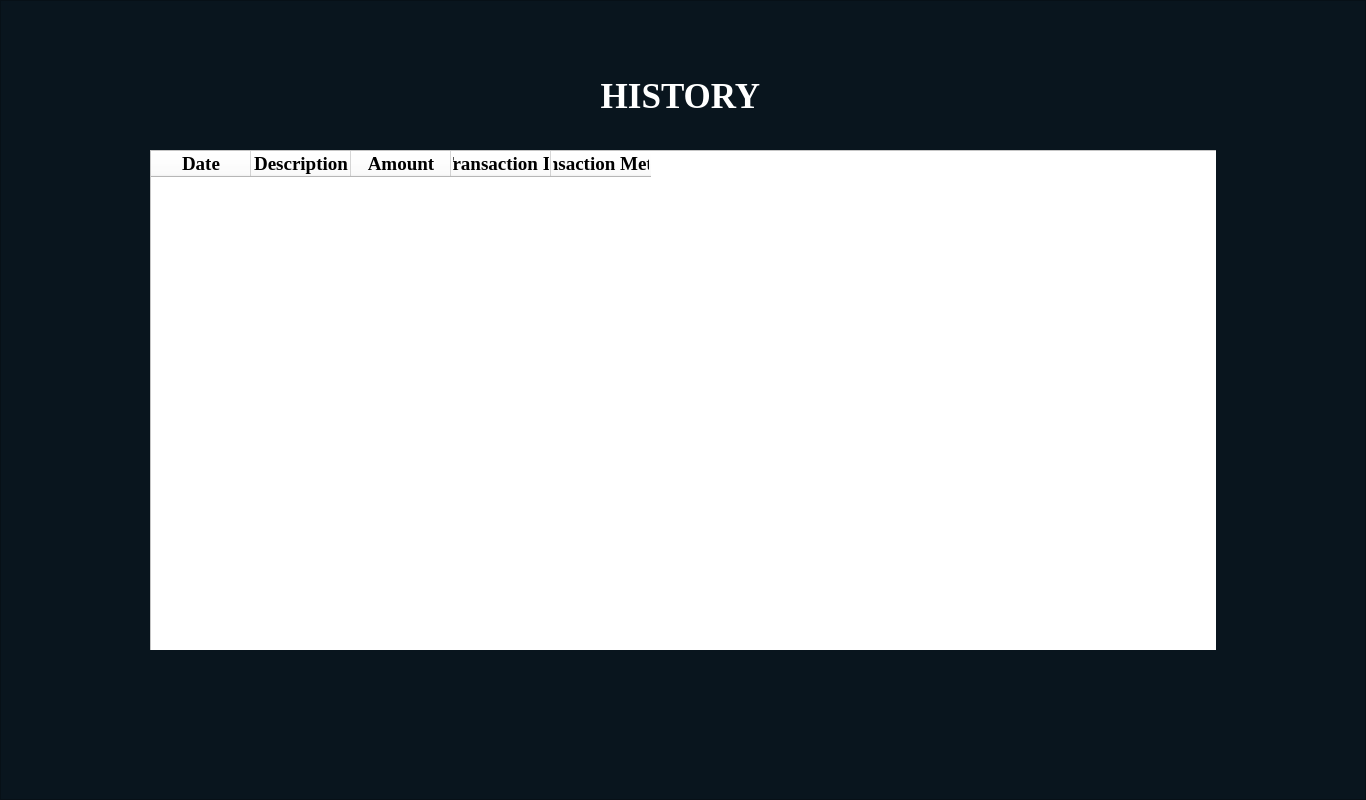
<?xml version="1.0" encoding="UTF-8"?>
<ui version="4.0">
 <class>MainWindow</class>
 <widget class="QMainWindow" name="MainWindow">
  <property name="geometry">
   <rect>
    <x>0</x>
    <y>0</y>
    <width>1366</width>
    <height>800</height>
   </rect>
  </property>
  <property name="windowTitle">
   <string>MainWindow</string>
  </property>
  <widget class="QWidget" name="centralwidget">
   <widget class="QFrame" name="frame">
    <property name="geometry">
     <rect>
      <x>0</x>
      <y>0</y>
      <width>1366</width>
      <height>800</height>
     </rect>
    </property>
    <property name="styleSheet">
     <string notr="true">background-color: rgb(9, 21, 30);</string>
    </property>
    <property name="frameShape">
     <enum>QFrame::StyledPanel</enum>
    </property>
    <property name="frameShadow">
     <enum>QFrame::Raised</enum>
    </property>
    <widget class="QFrame" name="frame_2">
     <property name="geometry">
      <rect>
       <x>150</x>
       <y>150</y>
       <width>1066</width>
       <height>500</height>
      </rect>
     </property>
     <property name="styleSheet">
      <string notr="true">background-color: rgb(21, 46, 67);</string>
     </property>
     <property name="frameShape">
      <enum>QFrame::StyledPanel</enum>
     </property>
     <property name="frameShadow">
      <enum>QFrame::Raised</enum>
     </property>
     <widget class="QTableWidget" name="tableWidget">
      <property name="geometry">
       <rect>
        <x>0</x>
        <y>0</y>
        <width>1071</width>
        <height>501</height>
       </rect>
      </property>
      <property name="minimumSize">
       <size>
        <width>1071</width>
        <height>0</height>
       </size>
      </property>
      <property name="maximumSize">
       <size>
        <width>1071</width>
        <height>16777215</height>
       </size>
      </property>
      <property name="styleSheet">
       <string notr="true">background-color: rgb(255, 255, 255);</string>
      </property>
      <column>
       <property name="text">
        <string>Date</string>
       </property>
       <property name="font">
        <font>
         <family>Times New Roman</family>
         <pointsize>14</pointsize>
         <weight>75</weight>
         <bold>true</bold>
        </font>
       </property>
       <property name="textAlignment">
        <set>AlignCenter</set>
       </property>
      </column>
      <column>
       <property name="text">
        <string>Description</string>
       </property>
       <property name="font">
        <font>
         <family>Times New Roman</family>
         <pointsize>14</pointsize>
         <weight>75</weight>
         <bold>true</bold>
        </font>
       </property>
       <property name="textAlignment">
        <set>AlignCenter</set>
       </property>
      </column>
      <column>
       <property name="text">
        <string>Amount</string>
       </property>
       <property name="font">
        <font>
         <family>Times New Roman</family>
         <pointsize>14</pointsize>
         <weight>75</weight>
         <bold>true</bold>
        </font>
       </property>
       <property name="textAlignment">
        <set>AlignCenter</set>
       </property>
      </column>
      <column>
       <property name="text">
        <string>Transaction Id</string>
       </property>
       <property name="font">
        <font>
         <family>Times New Roman</family>
         <pointsize>14</pointsize>
         <weight>75</weight>
         <bold>true</bold>
        </font>
       </property>
       <property name="textAlignment">
        <set>AlignCenter</set>
       </property>
      </column>
      <column>
       <property name="text">
        <string>Transaction Method</string>
       </property>
       <property name="font">
        <font>
         <family>Times New Roman</family>
         <pointsize>14</pointsize>
         <weight>75</weight>
         <bold>true</bold>
        </font>
       </property>
       <property name="textAlignment">
        <set>AlignCenter</set>
       </property>
      </column>
     </widget>
    </widget>
    <widget class="QLabel" name="label">
     <property name="geometry">
      <rect>
       <x>450</x>
       <y>70</y>
       <width>461</width>
       <height>51</height>
      </rect>
     </property>
     <property name="font">
      <font>
       <family>Times New Roman</family>
       <pointsize>26</pointsize>
       <weight>75</weight>
       <bold>true</bold>
      </font>
     </property>
     <property name="styleSheet">
      <string notr="true">color: rgb(255, 255, 255);</string>
     </property>
     <property name="text">
      <string>HISTORY</string>
     </property>
     <property name="alignment">
      <set>Qt::AlignCenter</set>
     </property>
    </widget>
   </widget>
  </widget>
 </widget>
 <resources/>
 <connections/>
</ui>
